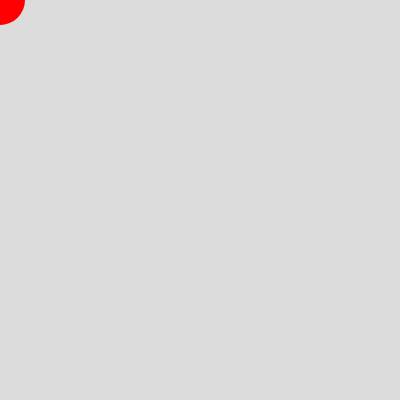
Frame 1 (no input)
Frame 60 (no input): identical to frame 1, image omitted
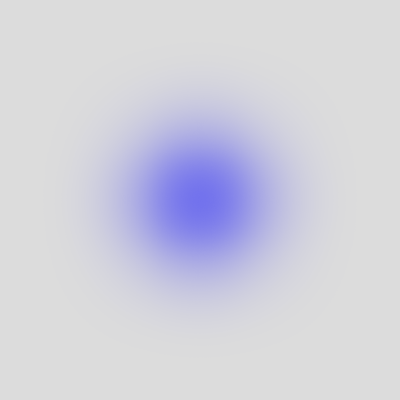
Frame 120 (the mouse pressed at the canvas centre since frame 60)

The p5.js sketch that drew these frames (run headless with seeded random() and noise() and a simulated clock; from frame 60 on, the mouse is pressed at the canvas centre):

// p5.js sketch
// ── sketch.js
let s, col, blurState = false;

function setup() {
  createCanvas(400, 400);
  background(220);
  noStroke();
  col = color(255, 0, 0);
  s = 50;
}

function draw() {
  background(220);
  fill(col);
  circle(mouseX, mouseY, s);
  if (blurState) {
    filter(BLUR, 40, true);
  }
}

function mousePressed() {
  col = color(0, 0, 255);
  s = 100;
  blurState = true;
}

function mouseReleased() {
  col = color(255, 0, 0);
  s = 50;
  blurState = false;
}
